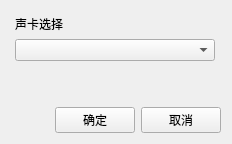
     <widget class="QWidget" name="tab_setting_voice">
      <attribute name="title">
       <string>声音设置</string>
      </attribute>
      <layout class="QVBoxLayout" name="verticalLayout_5">
       <property name="leftMargin">
        <number>15</number>
       </property>
       <property name="topMargin">
        <number>15</number>
       </property>
       <item>
        <widget class="QLabel" name="label_voice_title">
         <property name="text">
          <string>声卡选择</string>
         </property>
        </widget>
       </item>
       <item>
        <widget class="QComboBox" name="comboBox_voice_select">
         <property name="maximumSize">
          <size>
           <width>200</width>
           <height>16777215</height>
          </size>
         </property>
        </widget>
       </item>
       <item>
        <spacer name="verticalSpacer_4">
         <property name="orientation">
          <enum>Qt::Orientation::Vertical</enum>
         </property>
         <property name="sizeHint" stdset="0">
          <size>
           <width>20</width>
           <height>40</height>
          </size>
         </property>
        </spacer>
       </item>
       <item>
        <layout class="QHBoxLayout" name="horizontalLayout_13">
         <item>
          <spacer name="horizontalSpacer_14">
           <property name="orientation">
            <enum>Qt::Orientation::Horizontal</enum>
           </property>
           <property name="sizeHint" stdset="0">
            <size>
             <width>40</width>
             <height>20</height>
            </size>
           </property>
          </spacer>
         </item>
         <item>
          <widget class="QPushButton" name="pushButton_voice_setting_confirm">
           <property name="text">
            <string>确定</string>
           </property>
          </widget>
         </item>
         <item>
          <widget class="QPushButton" name="pushButton_voice_setting_cancel">
           <property name="text">
            <string>取消</string>
           </property>
          </widget>
         </item>
        </layout>
       </item>
      </layout>
     </widget>
